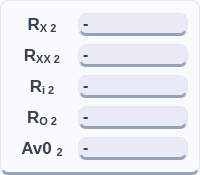
        <widget class="QFrame" name="frameStage2Outputs">
         <property name="sizePolicy">
          <sizepolicy hsizetype="Preferred" vsizetype="Preferred">
           <horstretch>0</horstretch>
           <verstretch>0</verstretch>
          </sizepolicy>
         </property>
         <property name="minimumSize">
          <size>
           <width>120</width>
           <height>80</height>
          </size>
         </property>
         <property name="maximumSize">
          <size>
           <width>16777215</width>
           <height>16777215</height>
          </size>
         </property>
         <property name="styleSheet">
          <string notr="true">background-color: #f8fafc;
color: #334155;
border-radius: 8px;
border: 1px solid #e2e8f0;
border-bottom: 3px solid #94a3b8;
font-family: 'Inter', sans-serif;</string>
         </property>
         <property name="frameShape">
          <enum>QFrame::Shape::StyledPanel</enum>
         </property>
         <layout class="QVBoxLayout" name="verticalLayout_9">
          <item>
           <layout class="QHBoxLayout" name="horizontalLayout_13">
            <item>
             <widget class="QLabel" name="labelIconRx_2">
              <property name="sizePolicy">
               <sizepolicy hsizetype="Expanding" vsizetype="Fixed">
                <horstretch>0</horstretch>
                <verstretch>0</verstretch>
               </sizepolicy>
              </property>
              <property name="minimumSize">
               <size>
                <width>60</width>
                <height>25</height>
               </size>
              </property>
              <property name="maximumSize">
               <size>
                <width>50</width>
                <height>50</height>
               </size>
              </property>
              <property name="styleSheet">
               <string notr="true">QLabel {
    color: #374151;             /* The dark charcoal text from Image 1 */
    font-family: &quot;Rockwell&quot;;    /* The serif font from Image 1 */
    font-size: 13pt;
    font-weight: bold;
    background: transparent;    /* Crucial for the Image 2 flat look */
    border: none;
}</string>
              </property>
              <property name="text">
               <string>&lt;html&gt;&lt;head/&gt;&lt;body&gt;&lt;p&gt;R&lt;span style=&quot; vertical-align:sub;&quot;&gt;X 2&lt;/span&gt;&lt;/p&gt;&lt;/body&gt;&lt;/html&gt;</string>
              </property>
              <property name="alignment">
               <set>Qt::AlignmentFlag::AlignCenter</set>
              </property>
             </widget>
            </item>
            <item>
             <widget class="QLabel" name="labelOutputRx_2">
              <property name="sizePolicy">
               <sizepolicy hsizetype="Preferred" vsizetype="Fixed">
                <horstretch>0</horstretch>
                <verstretch>0</verstretch>
               </sizepolicy>
              </property>
              <property name="minimumSize">
               <size>
                <width>100</width>
                <height>20</height>
               </size>
              </property>
              <property name="cursor">
               <cursorShape>IBeamCursor</cursorShape>
              </property>
              <property name="mouseTracking">
               <bool>true</bool>
              </property>
              <property name="styleSheet">
               <string notr="true">font-size: 16px; font-weight: bold; color: #2c3e50; background: #e8eaf6;

</string>
              </property>
              <property name="text">
               <string>-</string>
              </property>
              <property name="scaledContents">
               <bool>false</bool>
              </property>
              <property name="textInteractionFlags">
               <set>Qt::TextInteractionFlag::LinksAccessibleByMouse|Qt::TextInteractionFlag::TextSelectableByMouse</set>
              </property>
             </widget>
            </item>
           </layout>
          </item>
          <item>
           <layout class="QHBoxLayout" name="horizontalLayout_22">
            <item>
             <widget class="QLabel" name="labelIconRxx_2">
              <property name="sizePolicy">
               <sizepolicy hsizetype="Expanding" vsizetype="Fixed">
                <horstretch>0</horstretch>
                <verstretch>0</verstretch>
               </sizepolicy>
              </property>
              <property name="minimumSize">
               <size>
                <width>60</width>
                <height>25</height>
               </size>
              </property>
              <property name="maximumSize">
               <size>
                <width>50</width>
                <height>50</height>
               </size>
              </property>
              <property name="styleSheet">
               <string notr="true">QLabel {
    color: #374151;             /* The dark charcoal text from Image 1 */
    font-family: &quot;Rockwell&quot;;    /* The serif font from Image 1 */
    font-size: 13pt;
    font-weight: bold;
    background: transparent;    /* Crucial for the Image 2 flat look */
    border: none;
}</string>
              </property>
              <property name="text">
               <string>&lt;html&gt;&lt;head/&gt;&lt;body&gt;&lt;p&gt;R&lt;span style=&quot; vertical-align:sub;&quot;&gt;XX 2&lt;/span&gt;&lt;/p&gt;&lt;/body&gt;&lt;/html&gt;</string>
              </property>
              <property name="alignment">
               <set>Qt::AlignmentFlag::AlignCenter</set>
              </property>
             </widget>
            </item>
            <item>
             <widget class="QLabel" name="labelOutputRxx2">
              <property name="sizePolicy">
               <sizepolicy hsizetype="Preferred" vsizetype="Fixed">
                <horstretch>0</horstretch>
                <verstretch>0</verstretch>
               </sizepolicy>
              </property>
              <property name="minimumSize">
               <size>
                <width>100</width>
                <height>20</height>
               </size>
              </property>
              <property name="cursor">
               <cursorShape>IBeamCursor</cursorShape>
              </property>
              <property name="mouseTracking">
               <bool>true</bool>
              </property>
              <property name="styleSheet">
               <string notr="true">font-size: 16px; font-weight: bold; color: #2c3e50; background: #e8eaf6;

</string>
              </property>
              <property name="text">
               <string>-</string>
              </property>
              <property name="scaledContents">
               <bool>false</bool>
              </property>
              <property name="textInteractionFlags">
               <set>Qt::TextInteractionFlag::LinksAccessibleByMouse|Qt::TextInteractionFlag::TextSelectableByMouse</set>
              </property>
             </widget>
            </item>
           </layout>
          </item>
          <item>
           <layout class="QHBoxLayout" name="horizontalLayout_17">
            <item>
             <widget class="QLabel" name="labelIconRi_2">
              <property name="sizePolicy">
               <sizepolicy hsizetype="Expanding" vsizetype="Fixed">
                <horstretch>0</horstretch>
                <verstretch>0</verstretch>
               </sizepolicy>
              </property>
              <property name="minimumSize">
               <size>
                <width>60</width>
                <height>25</height>
               </size>
              </property>
              <property name="maximumSize">
               <size>
                <width>50</width>
                <height>50</height>
               </size>
              </property>
              <property name="styleSheet">
               <string notr="true">QLabel {
    color: #374151;             /* The dark charcoal text from Image 1 */
    font-family: &quot;Rockwell&quot;;    /* The serif font from Image 1 */
    font-size: 13pt;
    font-weight: bold;
    background: transparent;    /* Crucial for the Image 2 flat look */
    border: none;
}</string>
              </property>
              <property name="text">
               <string>&lt;html&gt;&lt;head/&gt;&lt;body&gt;&lt;p&gt;R&lt;span style=&quot; vertical-align:sub;&quot;&gt;i 2&lt;/span&gt;&lt;/p&gt;&lt;/body&gt;&lt;/html&gt;</string>
              </property>
              <property name="alignment">
               <set>Qt::AlignmentFlag::AlignCenter</set>
              </property>
             </widget>
            </item>
            <item>
             <widget class="QLabel" name="labelOutputRi_2">
              <property name="sizePolicy">
               <sizepolicy hsizetype="Preferred" vsizetype="Fixed">
                <horstretch>0</horstretch>
                <verstretch>0</verstretch>
               </sizepolicy>
              </property>
              <property name="minimumSize">
               <size>
                <width>100</width>
                <height>20</height>
               </size>
              </property>
              <property name="cursor">
               <cursorShape>IBeamCursor</cursorShape>
              </property>
              <property name="mouseTracking">
               <bool>true</bool>
              </property>
              <property name="styleSheet">
               <string notr="true">font-size: 16px; font-weight: bold; color: #2c3e50; background: #e8eaf6;</string>
              </property>
              <property name="text">
               <string>-</string>
              </property>
              <property name="textInteractionFlags">
               <set>Qt::TextInteractionFlag::LinksAccessibleByMouse|Qt::TextInteractionFlag::TextSelectableByMouse</set>
              </property>
             </widget>
            </item>
           </layout>
          </item>
          <item>
           <layout class="QHBoxLayout" name="horizontalLayout_18">
            <item>
             <widget class="QLabel" name="labelIconRo_2">
              <property name="sizePolicy">
               <sizepolicy hsizetype="Expanding" vsizetype="Fixed">
                <horstretch>0</horstretch>
                <verstretch>0</verstretch>
               </sizepolicy>
              </property>
              <property name="minimumSize">
               <size>
                <width>60</width>
                <height>25</height>
               </size>
              </property>
              <property name="maximumSize">
               <size>
                <width>50</width>
                <height>50</height>
               </size>
              </property>
              <property name="styleSheet">
               <string notr="true">QLabel {
    color: #374151;             /* The dark charcoal text from Image 1 */
    font-family: &quot;Rockwell&quot;;    /* The serif font from Image 1 */
    font-size: 13pt;
    font-weight: bold;
    background: transparent;    /* Crucial for the Image 2 flat look */
    border: none;
}</string>
              </property>
              <property name="text">
               <string>&lt;html&gt;&lt;head/&gt;&lt;body&gt;&lt;p&gt;R&lt;span style=&quot; vertical-align:sub;&quot;&gt;O 2&lt;/span&gt;&lt;/p&gt;&lt;/body&gt;&lt;/html&gt;</string>
              </property>
              <property name="alignment">
               <set>Qt::AlignmentFlag::AlignCenter</set>
              </property>
             </widget>
            </item>
            <item>
             <widget class="QLabel" name="labelOutputRo_2">
              <property name="sizePolicy">
               <sizepolicy hsizetype="Preferred" vsizetype="Fixed">
                <horstretch>0</horstretch>
                <verstretch>0</verstretch>
               </sizepolicy>
              </property>
              <property name="minimumSize">
               <size>
                <width>100</width>
                <height>20</height>
               </size>
              </property>
              <property name="cursor">
               <cursorShape>IBeamCursor</cursorShape>
              </property>
              <property name="mouseTracking">
               <bool>true</bool>
              </property>
              <property name="styleSheet">
               <string notr="true">font-size: 16px; font-weight: bold; color: #2c3e50; background: #e8eaf6;</string>
              </property>
              <property name="text">
               <string>-</string>
              </property>
              <property name="scaledContents">
               <bool>false</bool>
              </property>
              <property name="textInteractionFlags">
               <set>Qt::TextInteractionFlag::LinksAccessibleByMouse|Qt::TextInteractionFlag::TextSelectableByMouse</set>
              </property>
             </widget>
            </item>
           </layout>
          </item>
          <item>
           <layout class="QHBoxLayout" name="horizontalLayout_19">
            <item>
             <widget class="QLabel" name="labelIconAvo_2">
              <property name="sizePolicy">
               <sizepolicy hsizetype="Expanding" vsizetype="Fixed">
                <horstretch>0</horstretch>
                <verstretch>0</verstretch>
               </sizepolicy>
              </property>
              <property name="minimumSize">
               <size>
                <width>60</width>
                <height>25</height>
               </size>
              </property>
              <property name="maximumSize">
               <size>
                <width>50</width>
                <height>50</height>
               </size>
              </property>
              <property name="styleSheet">
               <string notr="true">QLabel {
    color: #374151;             /* The dark charcoal text from Image 1 */
    font-family: &quot;Rockwell&quot;;    /* The serif font from Image 1 */
    font-size: 13pt;
    font-weight: bold;
    background: transparent;    /* Crucial for the Image 2 flat look */
    border: none;
}</string>
              </property>
              <property name="text">
               <string>&lt;html&gt;&lt;head/&gt;&lt;body&gt;&lt;p&gt;Av0 &lt;span style=&quot; vertical-align:sub;&quot;&gt;2&lt;/span&gt;&lt;/p&gt;&lt;/body&gt;&lt;/html&gt;</string>
              </property>
              <property name="alignment">
               <set>Qt::AlignmentFlag::AlignCenter</set>
              </property>
             </widget>
            </item>
            <item>
             <widget class="QLabel" name="labelOutputAvo_2">
              <property name="sizePolicy">
               <sizepolicy hsizetype="Preferred" vsizetype="Fixed">
                <horstretch>0</horstretch>
                <verstretch>0</verstretch>
               </sizepolicy>
              </property>
              <property name="minimumSize">
               <size>
                <width>100</width>
                <height>20</height>
               </size>
              </property>
              <property name="cursor">
               <cursorShape>IBeamCursor</cursorShape>
              </property>
              <property name="mouseTracking">
               <bool>true</bool>
              </property>
              <property name="styleSheet">
               <string notr="true">font-size: 16px; font-weight: bold; color: #2c3e50; background: #e8eaf6;</string>
              </property>
              <property name="text">
               <string>-</string>
              </property>
              <property name="textInteractionFlags">
               <set>Qt::TextInteractionFlag::LinksAccessibleByMouse|Qt::TextInteractionFlag::TextSelectableByMouse</set>
              </property>
             </widget>
            </item>
           </layout>
          </item>
         </layout>
        </widget>
